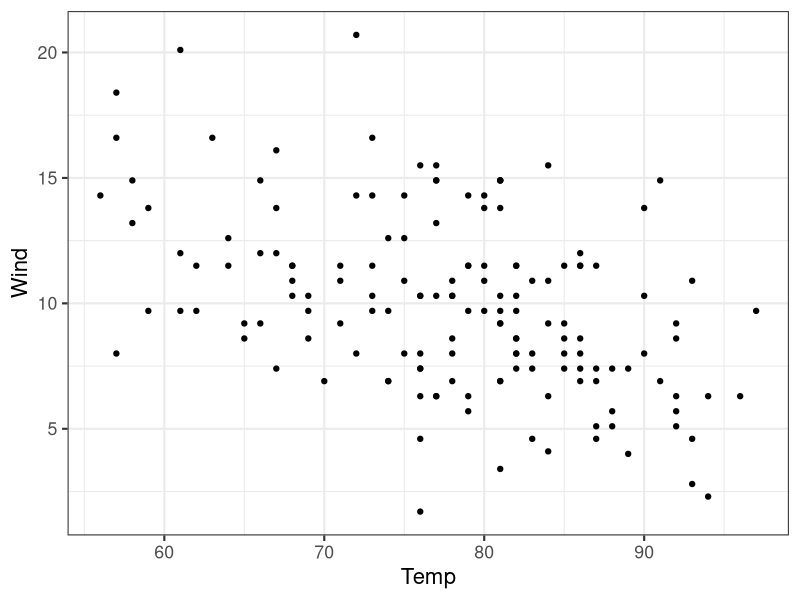
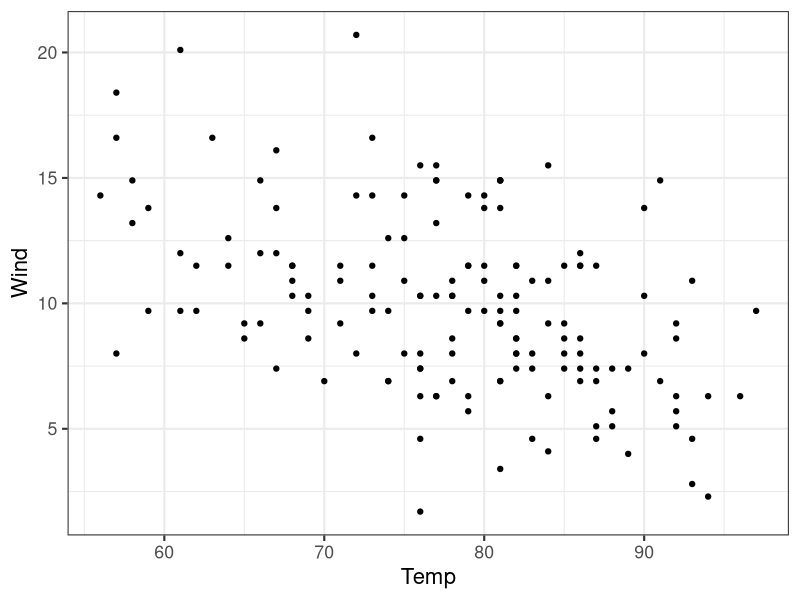
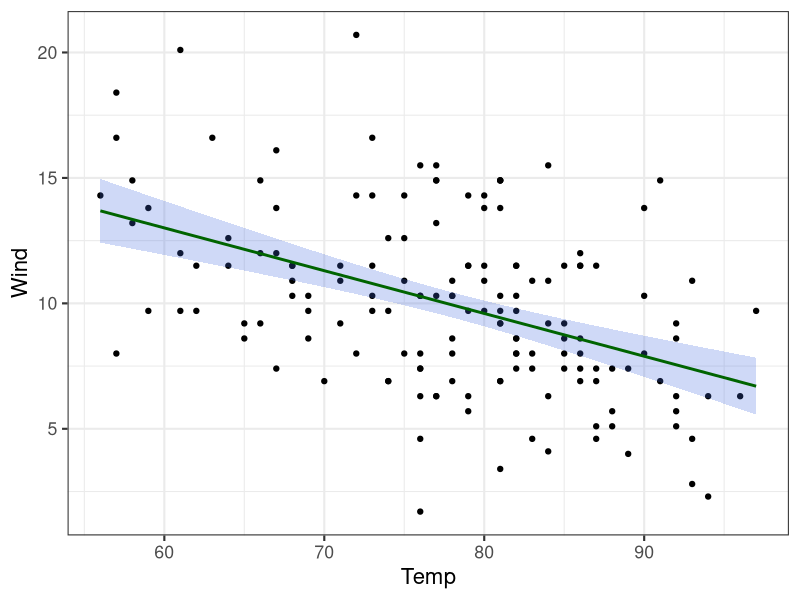
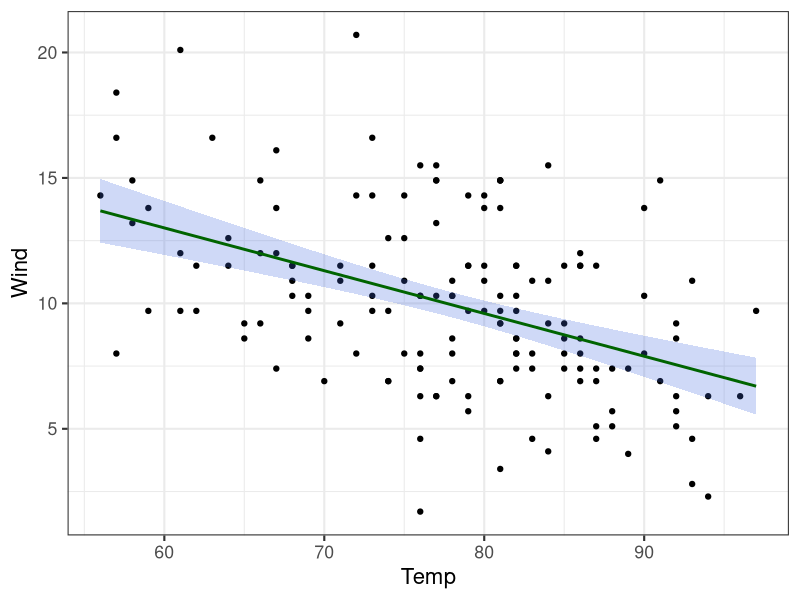
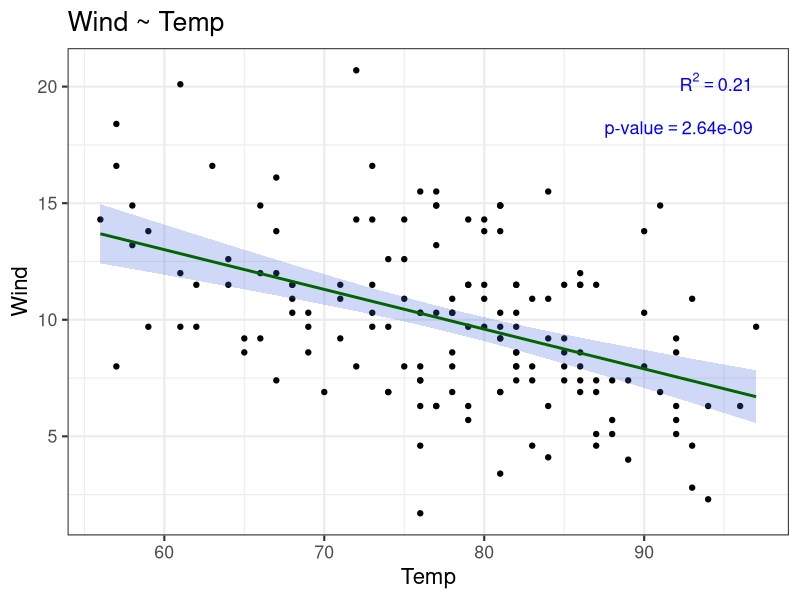
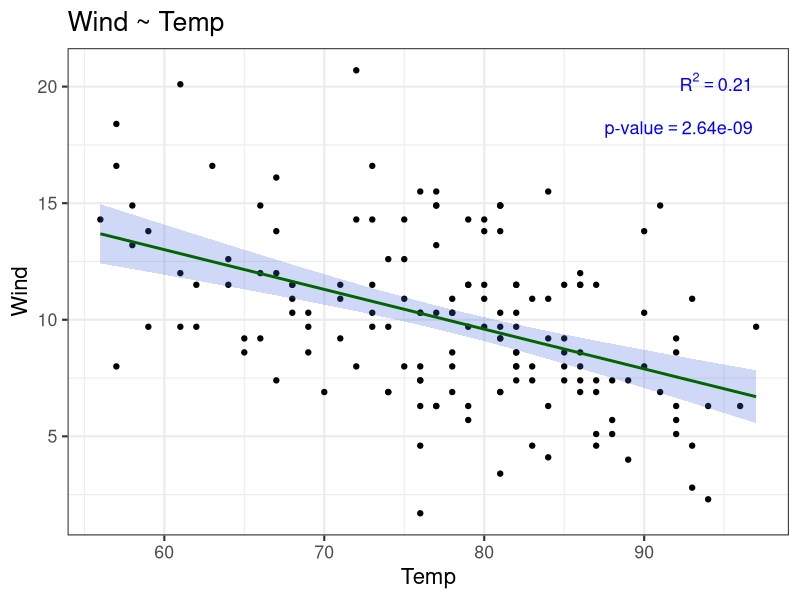

Generate these figures, in order, with R:
## ---- chunk 1
knitr::opts_chunk$set(message = FALSE,  
                      warning = FALSE)   
## ---- chunk 2
airquality -> df

head(df)
## ---- chunk 3
library(ggplot2)

ggplot(data = df,
       mapping = aes(x = Temp,
                     y = Wind)) +
  
  geom_point() +
  
  theme_bw(base_size = 16)
## ---- chunk 4
library(ggplot2)

ggplot(data = df,
       mapping = aes(x = Temp,
                     y = Wind)) +
  
  geom_point() +
  
  theme_bw(base_size = 16)
## ---- chunk 5
library(ggplot2)

ggplot(data = df,
       mapping = aes(x = Temp,
                     y = Wind)) +
  
  geom_point() +
  
  geom_smooth(method = "lm",
              color = "darkgreen",
              fill = "royalblue",
              alpha = 0.25) +
  
  theme_bw(base_size = 16)
## ---- chunk 6
library(ggplot2)

ggplot(data = df,
       mapping = aes(x = Temp,
                     y = Wind)) +
  
  geom_point() +
  
  geom_smooth(method = "lm",
              color = "darkgreen",
              fill = "royalblue",
              alpha = 0.25) +
  
  theme_bw(base_size = 16)
## ---- chunk 7
fit <- lm(Wind ~ Temp,
          data = df)

summary(fit) -> kq

###
r_squared <- round(kq$r.squared, digits = 4)

r_squared_text <- bquote(R^2 == .(r_squared))
###

###
options(scipen = 4)
options(digits = 3)
p_value <- kq$coefficients[2,4]

p_value_ok <- capture.output(cat(p_value)) 
# p_value_ok
p_value <- p_value_ok

p_value_text <- bquote('p-value' == .(p_value))
# p_value_text 
###
## ---- chunk 8
library(ggplot2)
library(grid)

grob_r_squared_text <- grobTree(... = textGrob(label = r_squared_text, 
                          x = 0.95, 
                          y = 0.95, 
                          hjust = 1,
                          vjust = 1,
                          gp = gpar(col = "blue",
                                    fontsize = 13,
                                    fontface = "italic")))

grob_p_value_text <- grobTree(... = textGrob(label = p_value_text, 
                          x = 0.95, 
                          y = 0.85, 
                          hjust = 1,
                          vjust = 1,
                          gp = gpar(col = "blue",
                                    fontsize = 13,
                                    fontface = "italic")))

## ---- chunk 9
ggplot(data = df,
       mapping = aes(x = Temp,
                     y = Wind)) +
  
  geom_point() +
  
  annotation_custom(grob_r_squared_text) +
  
  annotation_custom(grob_p_value_text) +
  
  geom_smooth(method = "lm",
              color = "darkgreen",
              fill = "royalblue",
              alpha = 0.25) + 
  
  theme_bw(base_size = 16) +
  
  labs(x = "Temp",
       y = "Wind",
       title = "Wind ~ Temp")
## ---- chunk 10
fit <- lm(Wind ~ Temp,
          data = df)
summary(fit)
summary(fit) -> kq

###
r_squared <- round(kq$r.squared, digits = 4)

r_squared_text <- bquote(R^2 == .(r_squared))
###

###
# tùy chỉnh tham số để thay đổi số lượng số 
# sau dấu thập phân trong p-value
options(scipen = 4)
options(digits = 3)
p_value <- kq$coefficients[2,4]

# p-value thường rất nhỏ, ggplot2 sẽ hiển thị nhiều số 0,
# ta cần chủ động chụp lại kết quả p-value trên console
p_value_ok <- capture.output(cat(p_value)) 
# p_value_ok
p_value <- p_value_ok

p_value_text <- bquote('p-value' == .(p_value))
# p_value_text 
###
## ---- chunk 11
library(ggplot2)
library(grid)

grob_r_squared_text <- grobTree(... = textGrob(label = r_squared_text, 
                          x = 0.95, 
                          y = 0.95, 
                          hjust = 1,
                          vjust = 1,
                          gp = gpar(col = "blue",
                                    fontsize = 13,
                                    fontface = "italic")))

grob_p_value_text <- grobTree(... = textGrob(label = p_value_text, 
                          x = 0.95, 
                          y = 0.85, 
                          hjust = 1,
                          vjust = 1,
                          gp = gpar(col = "blue",
                                    fontsize = 13,
                                    fontface = "italic")))

## ---- chunk 12
ggplot(data = df,
       mapping = aes(x = Temp,
                     y = Wind)) +
  
  geom_point() +
  
  annotation_custom(grob_r_squared_text) +
  
  annotation_custom(grob_p_value_text) +
  
  geom_smooth(method = "lm",
              color = "darkgreen",
              fill = "royalblue",
              alpha = 0.25) + 
  
  theme_bw(base_size = 16) +
  
  labs(x = "Temp",
       y = "Wind",
       title = "Wind ~ Temp")
